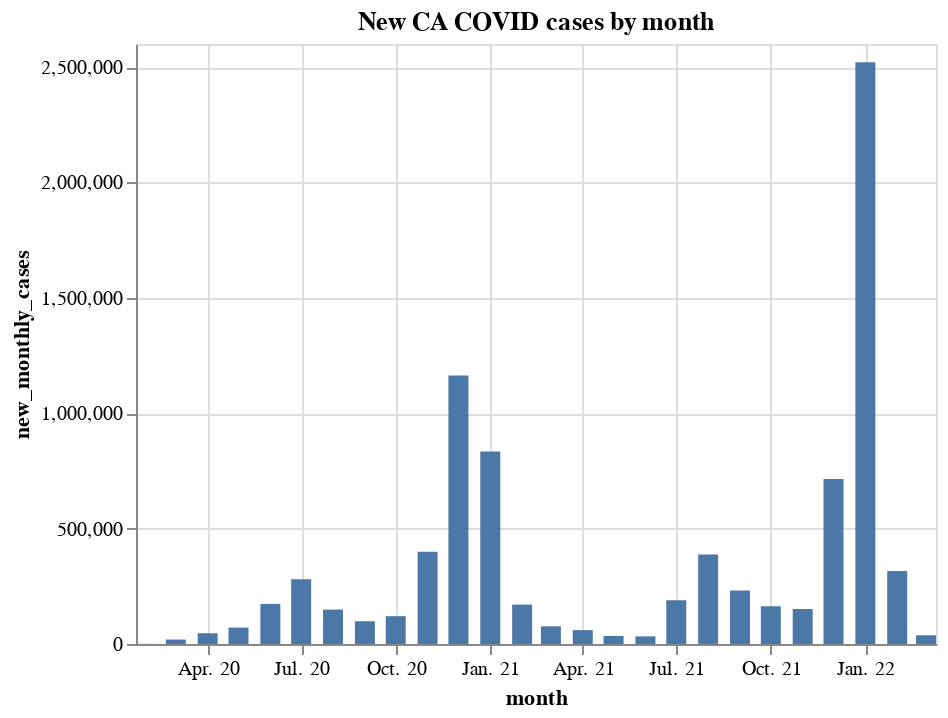

Notebook cell for this chart:
### Code cell
alt.Chart(covid_group_months).mark_bar(size=10).encode(
    x=alt.X('month:T', axis=alt.Axis(format="%b. %y")),
    y='new_monthly_cases:Q'
).properties(title='New CA COVID cases by month')

### Figure 1 — Vega-Lite specification as saved in the notebook (floating-point values rounded to 4 significant figures)
{"config": {"view": {"continuousWidth": 400, "continuousHeight": 300}}, "data": {"name": "data-ceae352df1dcbe1e0237798cde2d4a6e"}, "mark": {"type": "bar", "size": 10}, "encoding": {"x": {"type": "temporal", "axis": {"format": "%b. %y"}, "field": "month"}, "y": {"type": "quantitative", "field": "new_monthly_cases"}}, "title": "New CA COVID cases by month", "$schema": "https://vega.github.io/schema/vega-lite/v4.8.1.json", "datasets": {"data-ceae352df1dcbe1e0237798cde2d4a6e": [{"month": "2020-02-01", "new_monthly_cases": 466.0, "new_monthly_covid_cases_per_100k": 1.2}, {"month": "2020-03-01", "new_monthly_cases": 19260.0, "new_monthly_covid_cases_per_100k": 50.7}, {"month": "2020-04-01", "new_monthly_cases": 46540.0, "new_monthly_covid_cases_per_100k": 122.5}, {"month": "2020-05-01", "new_monthly_cases": 71160.0, "new_monthly_covid_cases_per_100k": 187.3}, {"month": "2020-06-01", "new_monthly_cases": 173900.0, "new_monthly_covid_cases_per_100k": 457.8}, {"month": "2020-07-01", "new_monthly_cases": 280800.0, "new_monthly_covid_cases_per_100k": 739.0}, {"month": "2020-08-01", "new_monthly_cases": 149100.0, "new_monthly_covid_cases_per_100k": 392.3}, {"month": "2020-09-01", "new_monthly_cases": 98760.0, "new_monthly_covid_cases_per_100k": 259.9}, {"month": "2020-10-01", "new_monthly_cases": 120600.0, "new_monthly_covid_cases_per_100k": 317.4}, {"month": "2020-11-01", "new_monthly_cases": 400000.0, "new_monthly_covid_cases_per_100k": 1053.0}, {"month": "2020-12-01", "new_monthly_cases": 1164000.0, "new_monthly_covid_cases_per_100k": 3062.0}, {"month": "2021-01-01", "new_monthly_cases": 834500.0, "new_monthly_covid_cases_per_100k": 2196.0}, {"month": "2021-02-01", "new_monthly_cases": 170700.0, "new_monthly_covid_cases_per_100k": 449.1}, {"month": "2021-03-01", "new_monthly_cases": 76680.0, "new_monthly_covid_cases_per_100k": 201.8}, {"month": "2021-04-01", "new_monthly_cases": 60320.0, "new_monthly_covid_cases_per_100k": 158.7}, {"month": "2021-05-01", "new_monthly_cases": 34990.0, "new_monthly_covid_cases_per_100k": 92.1}, {"month": "2021-06-01", "new_monthly_cases": 33000.0, "new_monthly_covid_cases_per_100k": 86.8}, {"month": "2021-07-01", "new_monthly_cases": 189700.0, "new_monthly_covid_cases_per_100k": 499.1}, {"month": "2021-08-01", "new_monthly_cases": 387600.0, "new_monthly_covid_cases_per_100k": 1020.0}, {"month": "2021-09-01", "new_monthly_cases": 231500.0, "new_monthly_covid_cases_per_100k": 609.2}, {"month": "2021-10-01", "new_monthly_cases": 163500.0, "new_monthly_covid_cases_per_100k": 430.2}, {"month": "2021-11-01", "new_monthly_cases": 151700.0, "new_monthly_covid_cases_per_100k": 399.3}, {"month": "2021-12-01", "new_monthly_cases": 715200.0, "new_monthly_covid_cases_per_100k": 1882.0}, {"month": "2022-01-01", "new_monthly_cases": 2521000.0, "new_monthly_covid_cases_per_100k": 6635.0}, {"month": "2022-02-01", "new_monthly_cases": 316700.0, "new_monthly_covid_cases_per_100k": 833.4}, {"month": "2022-03-01", "new_monthly_cases": 37770.0, "new_monthly_covid_cases_per_100k": 99.4}]}}
